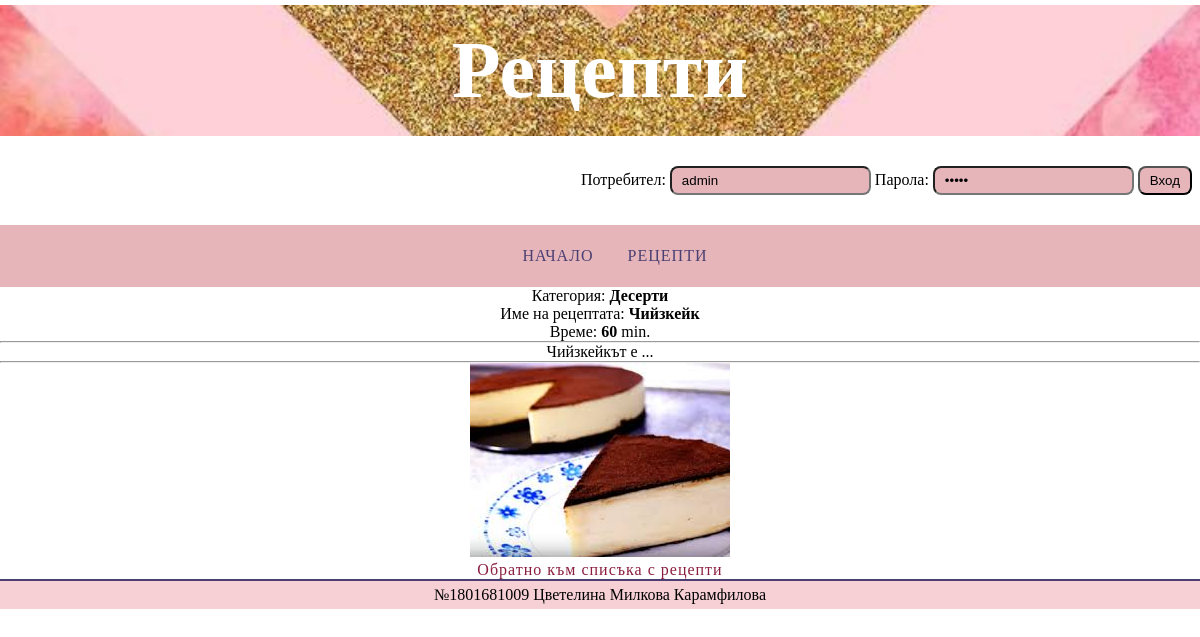
Page /show_reception.php?show_id=1 on the committed database.
### tables this page shows
CREATE TABLE `tbl_receptions` (
  `id_reception` int(10) NOT NULL,
  `id_type` int(10) NOT NULL,
  `name` varchar(15) NOT NULL,
  `time` int(5) UNSIGNED NOT NULL,
  `moreinfo` text NOT NULL,
  `picture` varchar(15) NOT NULL
);

CREATE TABLE `tbl_types` (
  `id_type` int(10) NOT NULL,
  `type` varchar(15) NOT NULL
);

### show_reception.php (the view, shortened to what this page needs)
 <?php include "files/header.php"; ?>
 <div id="content">
<?php
include "files/init.inc.php";
$query = "select tbl_receptions.*, tbl_types.type from tbl_receptions join tbl_types on tbl_receptions.id_type=tbl_types.id_type where id_reception=".$_REQUEST['show_id'];
$result = $mysqli->query($query);
$row = $result->fetch_assoc();
echo "Категория: <b>".htmlspecialchars($row['type']) . "</b><br> Име на рецептата: <b>" . $row['name'] . "</b><br> Време: <b>" . $row['time'] . "</b> min.<br><hr>".htmlspecialchars($row['moreinfo'])."<hr>";
	if(empty($row['picture'])){
		echo "Няма добавена снимка.";
	}
	else{
		echo "<img src='pictures/".$row['picture']."'>";
	}
?>
<br>
<a href='javascript:history.back()' title='Kъм предходната страница'> Обратно към списъка с рецепти</a>
 </div>
 <?php include "files/footer.php"; ?>

### files/style.css (style rules this page uses)
* { margin: 0; padding: 0; list-style: none; color: none; text-decoration: none; background-color: #0000; }
a { color: #8B1E3F; letter-spacing: 1px; }
#content { text-align: center; }

### rows in the picture
tbl_receptions: id_type.type "Десерти", name "Чийзкейк", time "60", moreinfo "Чийзкейкът е ...", picture (picture)
